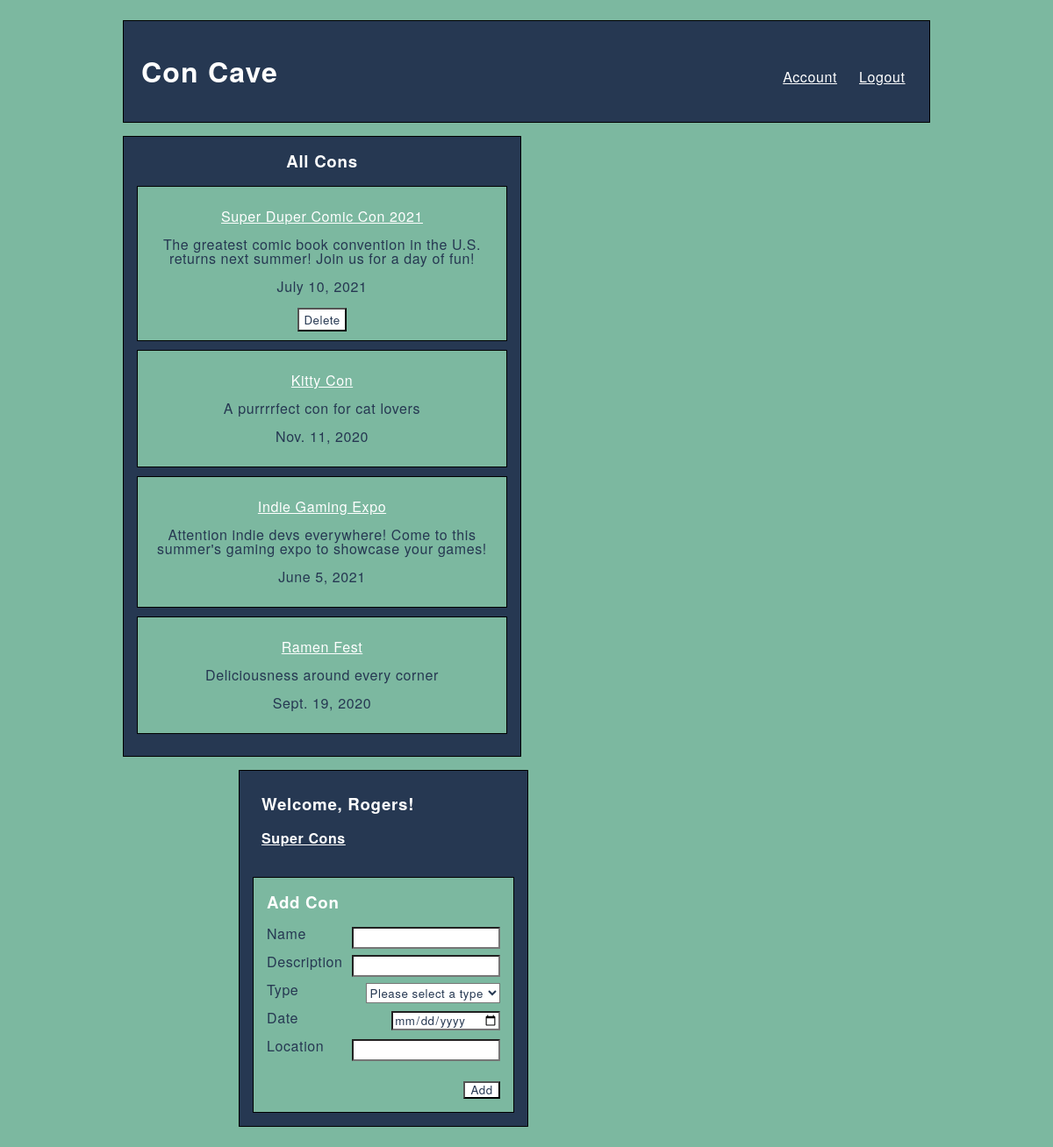
Screenshot of /home (signed in) with the database file from the repository.
### concave_app/models.py (models this page shows)
class Convention(models.Model):
    name = models.CharField(max_length=255)
    description = models.CharField(max_length=255)
    con_type = models.CharField(max_length=255)
    date = models.DateField()
    location = models.CharField(max_length=255)
    created_by = models.ForeignKey(Organizer, related_name="cons", on_delete=models.CASCADE)
    likes = models.ManyToManyField(Attendee,related_name="likes")
    rsvps = models.ManyToManyField(Attendee,related_name="rsvps")
    created_at = models.DateTimeField(auto_now_add=True)
    updated_at = models.DateTimeField(auto_now=True)
    objects = ConManager()

class Organizer(models.Model):
    org_name = models.CharField(max_length=100)
    first_name = models.CharField(max_length=100)
    last_name = models.CharField(max_length=100)
    email = models.CharField(max_length=100)
    password = models.CharField(max_length=100)
    is_organizer = models.BooleanField(default=True)
    created_at = models.DateTimeField(auto_now_add=True)
    updated_at = models.DateTimeField(auto_now=True)
    objects=OrganizerManager()

### concave_app/views.py (the view, shortened to what this page needs)
# urls.py: 2. Add a URL to urlpatterns:  path('', views.home, name='home')
def home(request):
    if 'user_id' in request.session:
        if 'org_id' in request.session:
            logged_organizer = Organizer.objects.filter(id=request.session['org_id'])
            if len(logged_organizer) > 0:
                logged_organizer = logged_organizer[0]
                if request.session['user_id'] == logged_organizer.id:
                    context = {
                        'all_cons': Convention.objects.all(),
                        'logged_organizer': Organizer.objects.get(id=request.session['user_id'])
                    }
                    return render(request, 'home.html',context)
    return redirect('/')

### concave_app/templates/home.html (shortened to what this page needs)
<!DOCTYPE html>
<html lang="en">
<head>
    {% load static %}
    <link rel="stylesheet" href="{% static 'home.css' %}">
</head>
<body>
    <div id="wrapper">
        <header>
            <h1 id="header">Con Cave</h1>
            <a href="/viewaccount/{{request.session.user_id}}" id="header" class="header_links">Account</a>
            <a href="/logout" id="header">Logout</a>
        </header>
        <div id="all_cons">
            <h3>All Cons</h3>
            {% for con in all_cons %}
                <div id="con">
                    <p><a href="/viewcon/{{con.id}}">{{con.name}}</a></p>
                    <p>{{con.description}}</p>
                    <p>{{con.date}}</p>
                    {% if logged_attendee.is_organizer == False %}
                        {% if logged_attendee in con.rsvps.all %}
                            <div id="buttons">
                                <form class="going" action="/unrsvp/{{con.id}}"><button type="submit">Going <span>&#10003;</span> </button></form>
                            </div>
                            {% else %}
                            <div id="buttons">
                                <form class="rsvp" action="/rsvp/{{con.id}}"><button type="submit">RSVP</button></form>
                            </div>
                        {% endif %}
                        {% if logged_attendee in con.likes.all %}
                            <div id="buttons">
                                <form class="unlike" action="/unlike/{{con.id}}"><button type="submit">Unlike</button></form>
                            </div>
                            {% else %}
                            <div id="buttons">
                                <form class="like" action="/like/{{con.id}}"><button type="submit">Like</button></form>
                            </div>
                        {% endif %}
                    {% else %}
                        {% if con.created_by.id == request.session.user_id %}
                        <div id="buttons">
                            <form class="delete" action="/delete/{{con.id}}"><button type="submit">Delete</button></form>
                        </div>
                        {% endif %}
                    {% endif %}
                </div>
            {% endfor %}
        </div>
        <div id="right_panel">
            <div id="welcome">
                {% if logged_organizer.is_organizer == True %}
                    <h3>Welcome, {{request.session.name}}!</h3>
                    <h4><a href="/vieworg/{{logged_organizer.id}}" id="white">{{logged_organizer.org_name}}</a></h4>
                {% else %}
                    <h3>Welcome, {{request.session.name}}!</h3>
                {% endif %}
            </div>
            {% if logged_organizer.is_organizer == True %}
                <div id="add_cons">
                    <h3 class="exclude">Add Con</h3>
                    <form action="/create_con" class="add_cons" method="POST">
                        <p>Name <input type="text" name="name"></p>
                        <p>Description <input type="text" name="description"></p>
                        <p>Type <select name="type" id="type">
                            <option selected="true" disabled="disabled">Please select a type</option>
                        </select>
                        </p>
                        <p>Date <input type="date" name="date" class="input"></p>
                        <p>Location <input id="autocomplete" name="location" onFocus="geolocate()" type="text"></input></p><br>
                        <input class="button" type="submit" name="add" value="Add">
                    </form>
                </div>
            {% endif %}
        </div>
    </div>
    {% load static %}
</body>
</html>

### concave_app/static/home.css (style rules this page uses)
* { background-color: #7cb8a0; font-family: 'Helvetica Neue', Helvetica, Arial, sans-serif; line-height: 1; letter-spacing: 0.0375em; color: #263852; }
#wrapper { background-color: #7cb8a0; width: 920px; margin: 0px auto; height: fit-content; padding: 15px; }
header { border: solid black 1px; background-color: #263852; color: white; padding: 10px; }
.header_links { margin-left: 550px; }
#header { display: inline-block; padding: 10px; background-color: #263852; color: white; }
#all_cons, #right_panel { display: inline-block; vertical-align: top; border: solid black 1px; padding-left: 15px; padding-right: 15px; padding-bottom: 15px; margin-top: 15px; background-color: #263852; }
#right_panel { padding-top: 10px; margin-left: 132px; }
h3, h4, #white { background-color: #263852; color: white; }
#welcome { margin: 10px 10px; background-color: #263852; }
#all_cons { width: fit-content; text-align: center; }
#con { border: solid black 1px; width: 400px; padding: 10px; margin-bottom: 10px; }
#add_cons { display: inline-block; vertical-align: top; border: solid black 1px; padding-left: 15px; padding-right: 15px; padding-bottom: 15px; margin-top: 15px; }
.exclude { background-color: #7cb8a0; color: white; }
#buttons { display: inline-block; }
input, select { float: right; margin-left: 10px; background-color: white; width: 141.6; height: 22; }
button { background-color: white; padding: 5px; }
a { color: white; }

### rows the page displays
Convention: name "Super Duper Comic Con 2021", description "The greatest comic book convention in the U.S. returns next summer! Join us for a day of fun!", date "July 10, 2021"
Convention: name "Kitty Con", description "A purrrrfect con for cat lovers", date "Nov. 11, 2020"
Convention: name "Indie Gaming Expo", description "Attention indie devs everywhere! Come to this summer's gaming expo to showcase your games!", date "June 5, 2021"
Convention: name "Ramen Fest", description "Deliciousness around every corner", date "Sept. 19, 2020"
Organizer: org_name "Super Cons"

### other values shown
{{ request.session.name }} "Rogers"
